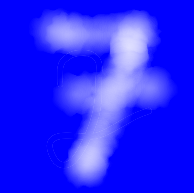
#> input picture LV6/test.png, 194 x 193 px
$ python drugi.py
#> lines starting #> are read from the running program, lines starting #| are printed output that depends on the picture
from matplotlib import pyplot as plt
from skimage.transform import resize
from skimage import color
import matplotlib.image as mpimg
import numpy as np
import joblib

filename = 'test.png'

img = mpimg.imread(filename)
#> img is the input picture: shape (193, 194, 3) float32; mean R, G, B 0.151, 0.151, 1
img = color.rgb2gray(img[:,:,0:3])
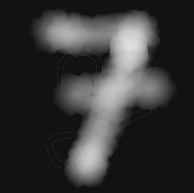
#> img: shape (193, 194) float32; min 0.0721, max 0.884, mean 0.212
img = resize(img, (28, 28))
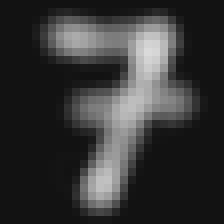
#> img: shape (28, 28) float32 (shown 8 times larger); min 0.0721, max 0.858, mean 0.212

plt.figure()
plt.imshow(img, cmap=plt.get_cmap('gray'))
plt.show()

img = np.reshape(img, (1, 28*28))

img = img.astype('float32')

filename = "NN_model.sav"
#> (the run stopped early here; a loop or call above may not have finished)
